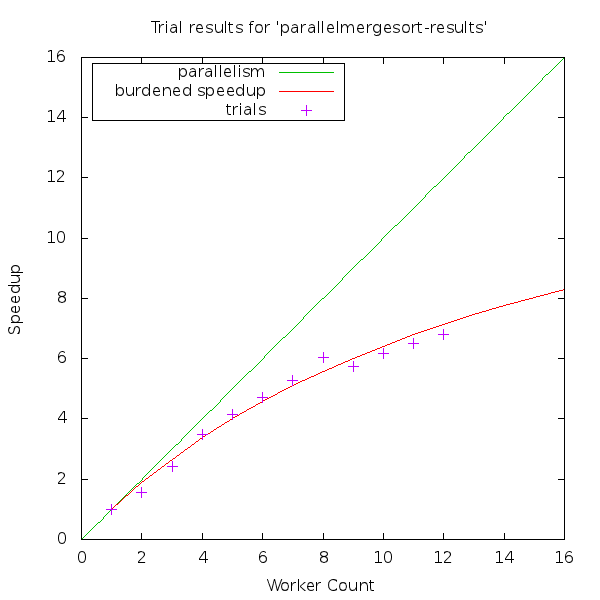

Here is the gnuplot script that generated this plot:
set terminal png size 600, 600
set output "parallelmergesort-results.png"
set datafile separator ","
set size square 1.0, 1.0
set title "Trial results for 'parallelmergesort-results'"
set xlabel "Worker Count" 
set ylabel "Speedup" 
set key left top box
set pointsize 1.8
plot [0:16] [0:16] x title "parallelism" lt 2, 27.429991 notitle lt 2, "parallelmergesort-results.csv" using 1:2 title "burdened speedup" with lines lt 1, "parallelmergesort-results.csv" using 1:4 with points pt 1 title "trials"
